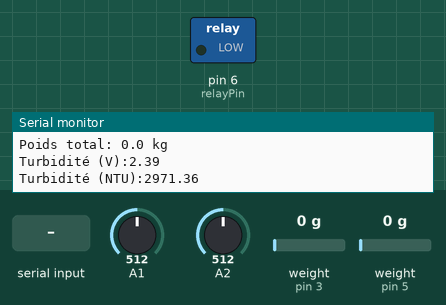
This sketch was run on a simulated Arduino Uno, built with avr-gcc and run on an emulated ATmega328P. On the bench: switched loads named in the sketch (green lamp = pin HIGH), the last lines printed to the serial monitor. Inputs (shaded band) come from the test bench; at power-on: A1 = 512, A2 = 512, weight on the scale (sensors on pin 3, pin 5) 0 g.

Above: at 3.2 s.
3.3 s: "1" received over the second serial link
At 5.9 s:
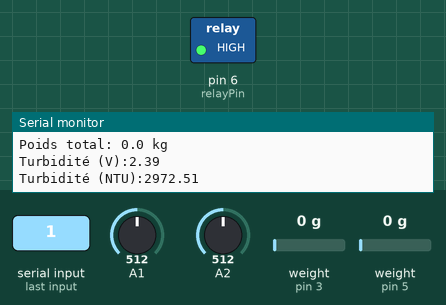
6.2 s: "2" received over the second serial link
At 8.5 s:
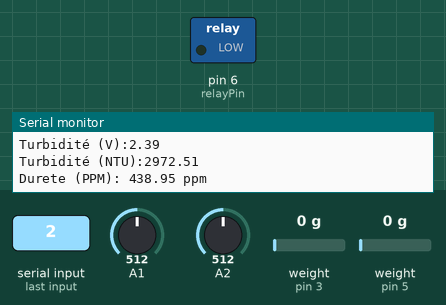
Timing chart, 0 to 10.0 s (numbered marks = the images above; inputs shaded):
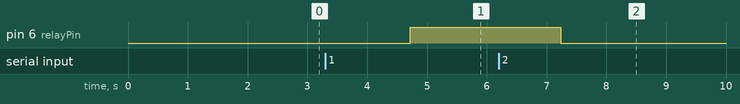

The sketch:

Projet_TIPE.ino
```cpp
#include "HX711.h" // Inclusion du module HX711
#include <SoftwareSerial.h> // Inclusion du module SoftwareSerial
#define SERIAL Serial
#define calibration_factor 48000 //Calibrage des jauges de contrainte (fournies par HX711)
#define DOUT  3 //Définition du port d'une jauge de contrainte au port D2
#define CLK  2 //
#define CLK2  4 //
#define DOUT2 5 // Définition du port d'une autre jauge de contrainte au port D4

HX711 jauge1(DOUT, CLK); // Inclusion des deux jauges
HX711 jauge2(DOUT2, CLK2); //

// Définitions de variables

const int relayPin =  6; // définition d'une constante entière pour le pin du relais
float poids1 = 0.0;  // définition d'une constante float pour le poids d'une des jauges
float poids2 = 0.0; // définition d'une constante float pour le poids de l'autre jauge
float poidstot = 0.0; // définition d'une constante float pour le poids total réparti sur les deux jauges
int sensorturbidite = 0; // définition d'une constante entière pour la lecture de la valeur renvoyée par le capteur de turbidité
int sensordurete = 0; // définition d'une constante entière pour la lecture de la valeur renvoyée par le capteur de dureté
float durete = 0;  // définition d'une constante float pour la valeur de la dureté
float turbidite = 0; // définition d'une constante float pour la valeur de la turbidité
char cc; // définition d'une chaine de caractère utilisée pour recevoir des informations de l'application
bool K = false; // définition d'une valeur booléenne servant au mode automatique de l'application
SoftwareSerial bluetooth(8, 9); // Inclusion du capteur bluetooth au port D8

void setup() {
  pinMode(relayPin, OUTPUT); // Passage du pin du relais en mode OUTPUT donc sortie
  Serial.begin(9600); // Délais de communication entre la carte et le programme
  bluetooth.begin(9600);
  jauge1.set_scale(calibration_factor); // calibration d'une des jauges de contrainte
  jauge2.set_scale(calibration_factor); // calibration de l'autre jauge de contrainte
  jauge1.tare(); // tarage de d'une des jauges de contraintes (masse de référence)
  jauge2.tare(); // tarage de l'autre jauge de contrainte
}


void loop() {
 // Capteur bluetooth //
  if (bluetooth.available()){ // Boucle qui, si le capteur bluetooth est disponible, vérifie si une valeur est renvoyée par l'application
    cc = bluetooth.read(); // et si oui, on place cette valeur dans la chaine de caractère cc
  }

  // CODE BALANCE //
  poids1 = jauge1.get_units() / 2,20462; // division afin d'obtenir la vraie valeur de la masse (fournie par le capteur)
  poids2 = jauge2.get_units() / 2,20462;
  poidstot= poids1+poids2; // somme des deux masses afin d'avoir la masse totale

  // CODE TURBIDITE //
  int sensorturbidite = analogRead(A2); // Lecture de la valeur analogue renvoyée par le capteur de turbidité au pin A2
    for(int i=0; i<800; i++) // Boucle itérée 800 fois afin de faire une moyenne
    {
        turbidite += ((float)sensorturbidite/1024)*5-0.11; // Calcul de la valeur de la turbidité en voltage (formule donnée par le capteur)
    }
    turbidite = turbidite/800; // Moyenne faite

  float turbiditentu = -1120.4*turbidite*turbidite + 5742.3*turbidite - 4352.9; // définition d'une autre valeur de turbidité en unité NTU, formule trouvée sur internet pour la conversion
   if (turbiditentu < 0) // Si la valeur est négative avec la marge d'erreur, on renvoie simplement 0
    {
        turbiditentu = 0;
   }

  // CODE DURETE //
  sensordurete = analogRead(A1); // Lecture de la valeur analogue renvoyée par le capteur de turbidité au pin A2
  durete = sensordurete*5/1024.0; // Conversion de la valeur analogique en voltage
  durete=(133.42/durete*durete*durete - 255.86*durete*durete + 857.39*durete)*0.5; // Conversion de la valeur en Volt en ppm (formule fournie par le capteur)

  // CODE RELAIS //
  if (cc == '1') // si l'application renvoie 1 ce qui correspond à allumer la pompe
  {
    digitalWrite(relayPin,HIGH); // on allume le relais relié électriquement à la pompe
  }
  if (cc == '2')  // si l'application renvoie 2 ce qui correspond à éteindre la pompe
  {
    digitalWrite(relayPin,LOW); // on éteint le relais relié électriquement à la pompe
  }
  if (K == true) // si la variable booléenne K est vraie (elle devient vraie en appuyant sur le bouton mode automatique de l'application, on peut le voir plus bas)
  {
    if (poidstot >= 1) // si le poids total est supérieur à 1 kg (contenance maximum de la cuve)
  {
      while (poidstot >= 0.9) // tant que le poids total de la cuve n'est pas inférieur à 0.9kg , soit 10% de moins que la masse maximum d'eau dans la cuve
      {
        poids1 = jauge1.get_units() / 2,20462; // on continue à récupérer les informations sur le poids pendant qu'on éxécute cette boucle
        poids2 = jauge2.get_units() / 2,20462;
        poidstot= poids1+poids2;
        digitalWrite(relayPin,HIGH); // on continue d'allumer la pompe étant dans la boucle, jusqu'a ce que le poids sois inférieur 0.9kg
      }
      digitalWrite(relayPin,LOW); // puis on éteint la pompe une fois le poids redevenu convenable
  }
  }
// DONNEES BLUETOOTH //

  if (cc == '3') // si l'application renvoie 3 ce qui correspond à l'appuie du boutton mode automatique de l'application
  {
    if (K == false) // si K est faux (il l'est à l'allumage premier du programme), ce qui correspond au mode automatique désactivé
  {   K=true; // on passe K à vraie (activé)
  }
    else // sinon ...(donc si le mode automatique est déjà activé)
  {
      K=false; // on le désactive
  }

  }
  cc='0'; // on passe la constante recue par l'application à 0 à chaque itération du void loop pour éviter tout problème


// AFFICHAGE // Nous ne détailleron pas la suite du programme n'étant simplement qu'une suite de print pour afficher les données essentielles.

  SERIAL.print("Durete (PPM): ");
  SERIAL.print(durete);
  SERIAL.println(" ppm");
  //Serial.print("Reading 1: ");
 // Serial.print(value1, 1);
 // Serial.print(" kg");
 // Serial.print("Reading 2: ");
 // Serial.print(value2, 1); //scale.get_units() returns a float
 // Serial.print(" kg"); //You can change this to kg but you'll need to refactor the calibration_factor
  Serial.print("Poids total: ");
  Serial.print(poidstot, 1);
  Serial.println(" kg");
  Serial.print ("Turbidité (V):");
  Serial.println (turbidite);
  Serial.print ("Turbidité (NTU):");
  Serial.println (turbiditentu);
  bluetooth.print(turbiditentu);
  bluetooth.print(";");
  bluetooth.print(durete);
  bluetooth.print(";");
  bluetooth.print(poidstot);
  delay(1000);

} // FIN DU PROGRAMME
```

Measured:
- after the input at 3.3 s, pin 6 (relayPin): LOW → HIGH after 1.4 s
- after the input at 6.2 s, pin 6 (relayPin): HIGH → LOW after 1.0 s
